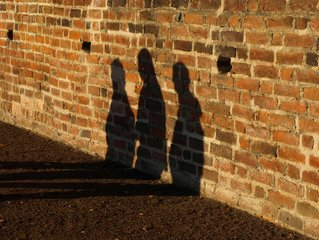
%> input picture ShadowRemoval/基于相位谱/image/56.jpg, 319 x 240 px; the run also reads 1 picture not shown here
$ octave test.m   (GNU Octave 9; MATLAB toolbox functions it lacks are replaced by stand-ins)
%> lines starting %> are read from the running program, lines starting %| are printed output that depends on the picture; in (x1, y1, x2, y2) boxes, pixels count from 0 and x2, y2 are one past the last pixel; in counts of white or black regions, pixels touching at a corner belong together; the program's own positions count from 1
%% Murali 和 Govindan - Removal of Shadows from a Single Image.pdf
clc
clear all

dir = 'image/56.jpg';
img = imread(dir);
%> img is the input picture: size 240x319x3 uint8; mean R, G, B 123.4, 85.6, 45.2

% 1. 将RGB图像转换为LAB颜色空间。
% L = mean2(img); % 平均亮度
R = img(:,:,1);
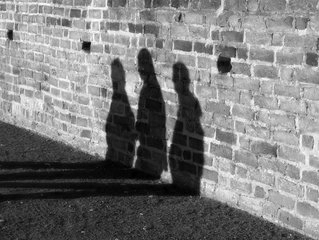
%> R: size 240x319 uint8; min 0, max 255, mean 123.4
G = img(:,:,2);
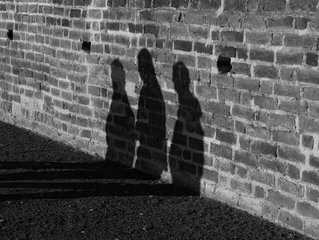
%> G: size 240x319 uint8; min 0, max 218, mean 85.6
B = img(:,:,3);
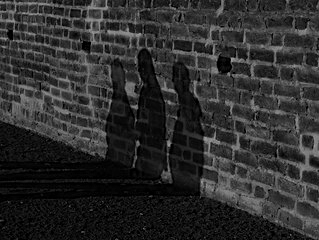
%> B: size 240x319 uint8; min 0, max 159, mean 45.2

Acolor = R./G;
Bcolor = R./B;

% hsv空间
[m,n,k] = size(img); %读取图片大小
%> m = 240; n = 319; k = 3
hsv = rgb2hsv(img); %颜色空间转换
%> hsv: size 240x319x3 double; mean H, S, V 0.094, 0.638, 0.484
H = hsv(:,:,1); % 色调
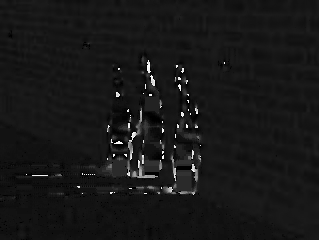
%> H: size 240x319 double; min 0, max 0.992, mean 0.094
S = hsv(:,:,2); % 饱和度
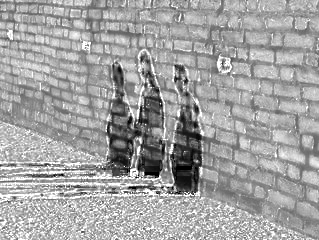
%> S: size 240x319 double; min 0, max 1, mean 0.638
V = hsv(:,:,3); % 亮度

AverB = mean2(Bcolor);
%> AverB = 12.09
AverV = mean2(V);
%> AverV = 0.484
%%  2.将L和B平面上数值较低的像素分类为阴影像素，其他像素为非阴影像素（基于一个阈值）。

for i = 1:m %遍历每一个像素点，可以根据需要选择自己需要处理的区域
    for j = 1: n
        if (hsv(i,j,3) < AverV) && (img(i,j,3) < AverB)
            hsv(i,j,3) = AverV*2;
%             img(i,j,3) = AverB;
        end

    end
end
%> hsv: size 240x319x3 double; mean H, S, V 0.094, 0.638, 0.628

rgb1 = hsv2rgb(hsv); %转为RGB，进行显示

subplot(1,2,1);imshow(img)
subplot(1,2,2);imshow(rgb1)

%% 3.分别定位阴影区域。

%% 4. 对于每个阴影区域，做以下工作
% 4.1. 计算阴影区域内的R、G和B通道的平均数值。
% 4.2. 计算该区域外的非阴影区域的R、G和B通道的平均值。
%
% sum1 = zeros(1,3);
% sum2 = zeros(1,3);
% flag1 = zeros(1,3);
% flag2 =zeros(1,3);
% for i = 1:m %遍历每一个像素点，可以根据需要选择自己需要处理的区域
%     for j = 1: n
%         if (hsv(i,j,3) < AverV) && (img(i,j,3) < AverB)
%
%         elseif
%
%         end
%
%     end
% end


% 4.3. 分别计算每个通道的外部和内部的平均值的比率。
% 4.4. 将阴影区的每个像素与4.3中计算的常数相乘。
% 4.5. 对于阴影区的边缘像素，使用中值滤波来消除高频。

%%
clear all, close all, clc

image = double(imread('images/56.jpg'))./255; % 颜色值归一化
s_im = size(image);
%> s_im = [240 319 3]

%*************************************************************************%

% 阴影检测
    % MASK: creating a shadow segmentation if no mask is available
    gray = rgb2gray(image);
    light_mask = double(bwareaopen(im2bw(gray, graythresh(gray)),200));
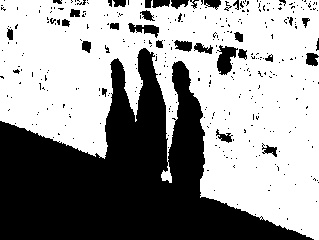
%> light_mask: size 240x319 double; values 0 (black) and 1 (white), 59.2% white; 355 black regions (321 under 20 px), largest, box (x1, y1, x2, y2) and area: (0, 48, 314, 240) 27890, (217, 45, 238, 75) 383, (128, 23, 159, 38) 224
    h = fspecial('gaussian',20,0.5);
    light_mask = imfilter(light_mask,h);
    shadow_mask = 1 - light_mask;


    % SHADOW / LIGHT CORE DETECTION
    % structuring element
    struct_elem = [0 1 1 1 0; 1 1 1 1 1; 1 1 1 1 1; 1 1 1 1 1; 0 1 1 1 0];

    % shadow/light  core (morphology erode: pixels not on the blurred edge of the shadow area)
    shadow_core = imerode(shadow_mask, struct_elem);
    light_core = imerode(light_mask, struct_elem);
    % smoothing the mask
    smoothmask = conv2(shadow_mask, struct_elem/sum(sum(struct_elem)), 'same');
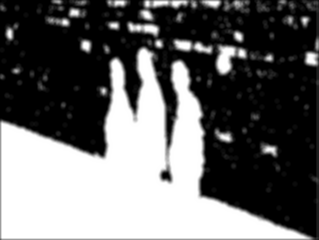
%> smoothmask: size 240x319 double; min 5.55e-16, max 1, mean 0.406

    % AVERAGE PIXEL INTENSITIES
    % shadow area
    shadow_avg_red = sum(sum(image(:,:,1).*shadow_core)) / sum(sum(shadow_core));
%> shadow_avg_red = 0.165
    shadow_avg_green = sum(sum(image(:,:,2).*shadow_core)) / sum(sum(shadow_core));
%> shadow_avg_green = 0.106
    shadow_avg_blue = sum(sum(image(:,:,3).*shadow_core)) / sum(sum(shadow_core));
%> shadow_avg_blue = 0.061
    % light area
    light_avg_red = sum(sum(image(:,:,1).*light_core)) / sum(sum(light_core));
%> light_avg_red = 0.7
    light_avg_green = sum(sum(image(:,:,2).*light_core)) / sum(sum(light_core));
%> light_avg_green = 0.492
    light_avg_blue = sum(sum(image(:,:,3).*light_core)) / sum(sum(light_core));
%> light_avg_blue = 0.257

% [17 lines of commented-out code are left out]
